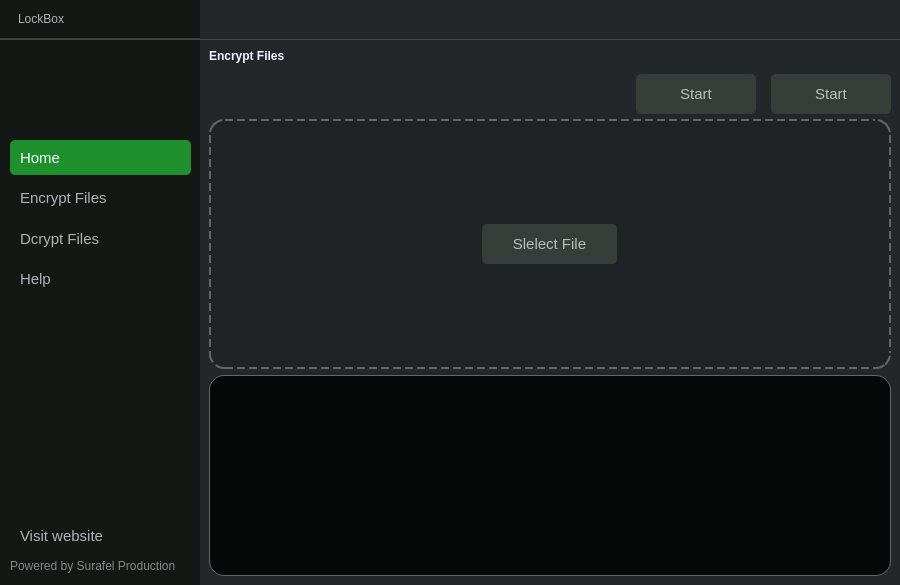
<?xml version="1.0" encoding="UTF-8"?>
<ui version="4.0">
 <class>MainWindow</class>
 <widget class="QMainWindow" name="MainWindow">
  <property name="geometry">
   <rect>
    <x>0</x>
    <y>0</y>
    <width>900</width>
    <height>585</height>
   </rect>
  </property>
  <property name="minimumSize">
   <size>
    <width>900</width>
    <height>585</height>
   </size>
  </property>
  <property name="maximumSize">
   <size>
    <width>900</width>
    <height>585</height>
   </size>
  </property>
  <property name="windowTitle">
   <string>MainWindow</string>
  </property>
  <property name="styleSheet">
   <string notr="true">background:#23272a;</string>
  </property>
  <widget class="QWidget" name="centralwidget">
   <property name="styleSheet">
    <string notr="true"/>
   </property>
   <layout class="QGridLayout" name="gridLayout">
    <property name="leftMargin">
     <number>0</number>
    </property>
    <property name="topMargin">
     <number>0</number>
    </property>
    <property name="rightMargin">
     <number>0</number>
    </property>
    <property name="bottomMargin">
     <number>0</number>
    </property>
    <property name="spacing">
     <number>0</number>
    </property>
    <item row="0" column="0">
     <widget class="QWidget" name="title_bar" native="true">
      <property name="minimumSize">
       <size>
        <width>900</width>
        <height>40</height>
       </size>
      </property>
      <property name="maximumSize">
       <size>
        <width>16777215</width>
        <height>40</height>
       </size>
      </property>
      <property name="styleSheet">
       <string notr="true">QWidget {
border-bottom: 1px solid rgba(102,102,102,0.5);
}
QPushButton {
background:  rgba(35,39,42,1);
color:white;
font: 700 14pt &quot;Segoe UI&quot;;
border:none;
}

QPushButton:hover {
background:  rgba(48,50,51,1);

}</string>
      </property>
      <layout class="QGridLayout" name="gridLayout_8">
       <property name="leftMargin">
        <number>0</number>
       </property>
       <property name="topMargin">
        <number>0</number>
       </property>
       <property name="rightMargin">
        <number>0</number>
       </property>
       <property name="bottomMargin">
        <number>0</number>
       </property>
       <property name="spacing">
        <number>0</number>
       </property>
       <item row="0" column="2">
        <layout class="QHBoxLayout" name="horizontalLayout">
         <item>
          <widget class="QPushButton" name="minimize_btn">
           <property name="minimumSize">
            <size>
             <width>45</width>
             <height>3</height>
            </size>
           </property>
           <property name="maximumSize">
            <size>
             <width>40</width>
             <height>39</height>
            </size>
           </property>
           <property name="styleSheet">
            <string notr="true"/>
           </property>
           <property name="text">
            <string/>
           </property>
           <property name="icon">
            <iconset resource="resources.qrc">
             <normaloff>:/icons/src/icons/subtract-line.png</normaloff>:/icons/src/icons/subtract-line.png</iconset>
           </property>
          </widget>
         </item>
         <item>
          <widget class="QPushButton" name="close_btn">
           <property name="minimumSize">
            <size>
             <width>45</width>
             <height>39</height>
            </size>
           </property>
           <property name="maximumSize">
            <size>
             <width>40</width>
             <height>39</height>
            </size>
           </property>
           <property name="styleSheet">
            <string notr="true">QPushButton:hover {
background:   rgba(227,25,25,1);

}</string>
           </property>
           <property name="text">
            <string/>
           </property>
           <property name="icon">
            <iconset resource="resources.qrc">
             <normaloff>:/icons/src/icons/close-large-line.png</normaloff>:/icons/src/icons/close-large-line.png</iconset>
           </property>
           <property name="iconSize">
            <size>
             <width>15</width>
             <height>15</height>
            </size>
           </property>
          </widget>
         </item>
        </layout>
       </item>
       <item row="0" column="0">
        <widget class="QLabel" name="label_12">
         <property name="minimumSize">
          <size>
           <width>200</width>
           <height>0</height>
          </size>
         </property>
         <property name="maximumSize">
          <size>
           <width>16777215</width>
           <height>40</height>
          </size>
         </property>
         <property name="styleSheet">
          <string notr="true">font: 16pt &quot;Segoe UI&quot;;
color:rgba(240, 247, 255,0.7);
background: #141815;
padding-left: 15px;</string>
         </property>
         <property name="text">
          <string>LockBox</string>
         </property>
        </widget>
       </item>
       <item row="0" column="1">
        <spacer name="horizontalSpacer">
         <property name="orientation">
          <enum>Qt::Orientation::Horizontal</enum>
         </property>
         <property name="sizeHint" stdset="0">
          <size>
           <width>599</width>
           <height>20</height>
          </size>
         </property>
        </spacer>
       </item>
      </layout>
     </widget>
    </item>
    <item row="1" column="0">
     <widget class="QStackedWidget" name="stack_1">
      <property name="styleSheet">
       <string notr="true">background:#23272a;</string>
      </property>
      <property name="currentIndex">
       <number>1</number>
      </property>
      <widget class="QWidget" name="loginpage">
       <widget class="QWidget" name="widget_2" native="true">
        <property name="geometry">
         <rect>
          <x>220</x>
          <y>40</y>
          <width>451</width>
          <height>321</height>
         </rect>
        </property>
        <property name="styleSheet">
         <string notr="true">
QWidget {
background:white;

}

QPushButton {
background:rgb(14, 59, 98);
color:white;
border-radius:5px;
}

QPushButton:hover {
background:rgba(14, 59, 98, 0.8);
}

QLineEdit {
}</string>
        </property>
        <widget class="QPushButton" name="pushButton_14">
         <property name="geometry">
          <rect>
           <x>140</x>
           <y>260</y>
           <width>179</width>
           <height>35</height>
          </rect>
         </property>
         <property name="minimumSize">
          <size>
           <width>0</width>
           <height>35</height>
          </size>
         </property>
         <property name="maximumSize">
          <size>
           <width>16777215</width>
           <height>30</height>
          </size>
         </property>
         <property name="styleSheet">
          <string notr="true"/>
         </property>
         <property name="text">
          <string>Continue</string>
         </property>
         <property name="checkable">
          <bool>true</bool>
         </property>
         <property name="autoExclusive">
          <bool>true</bool>
         </property>
        </widget>
        <widget class="QWidget" name="layoutWidget_2">
         <property name="geometry">
          <rect>
           <x>20</x>
           <y>100</y>
           <width>391</width>
           <height>131</height>
          </rect>
         </property>
         <layout class="QVBoxLayout" name="verticalLayout_3">
          <property name="spacing">
           <number>16</number>
          </property>
          <item>
           <widget class="QLineEdit" name="lineEdit_4">
            <property name="minimumSize">
             <size>
              <width>70</width>
              <height>30</height>
             </size>
            </property>
            <property name="styleSheet">
             <string notr="true">background:white;
padding-left:10px;
</string>
            </property>
            <property name="placeholderText">
             <string>Username</string>
            </property>
           </widget>
          </item>
          <item>
           <widget class="QLineEdit" name="lineEdit_5">
            <property name="minimumSize">
             <size>
              <width>70</width>
              <height>30</height>
             </size>
            </property>
            <property name="styleSheet">
             <string notr="true">background:white;
padding-left:10px;</string>
            </property>
            <property name="placeholderText">
             <string>Email</string>
            </property>
           </widget>
          </item>
          <item>
           <widget class="QLineEdit" name="lineEdit_8">
            <property name="minimumSize">
             <size>
              <width>70</width>
              <height>30</height>
             </size>
            </property>
            <property name="styleSheet">
             <string notr="true">background:white;
padding-left:10px;</string>
            </property>
            <property name="placeholderText">
             <string>Password</string>
            </property>
           </widget>
          </item>
         </layout>
        </widget>
        <widget class="QLabel" name="label_11">
         <property name="geometry">
          <rect>
           <x>90</x>
           <y>40</y>
           <width>291</width>
           <height>31</height>
          </rect>
         </property>
         <property name="styleSheet">
          <string notr="true">font: 300 16pt &quot;Segoe UI&quot;;</string>
         </property>
         <property name="text">
          <string>Credentials for decrypting a file</string>
         </property>
        </widget>
       </widget>
      </widget>
      <widget class="QWidget" name="mainpage">
       <layout class="QGridLayout" name="gridLayout_2">
        <property name="leftMargin">
         <number>0</number>
        </property>
        <property name="topMargin">
         <number>0</number>
        </property>
        <property name="rightMargin">
         <number>0</number>
        </property>
        <property name="bottomMargin">
         <number>0</number>
        </property>
        <property name="spacing">
         <number>0</number>
        </property>
        <item row="0" column="0">
         <widget class="QWidget" name="widget_4" native="true">
          <property name="maximumSize">
           <size>
            <width>200</width>
            <height>550</height>
           </size>
          </property>
          <property name="styleSheet">
           <string notr="true">QWidget {
background: #141815;
}
QPushButton {
		text-align:left;
color:rgba(240, 247, 255,0.7);
         font-size:15px;
		padding-left: 15px;
padding: 7px 10px;
border:none
}
QPushButton:checked {
background-color: rgba(32,144,46,1);
border-radius:5px;
color:rgba(240, 247, 255, 1);

}
QPushButton:hover {
background-color:rgba(240, 247, 255,0.1);
}</string>
          </property>
          <widget class="QLabel" name="label_13">
           <property name="geometry">
            <rect>
             <x>10</x>
             <y>510</y>
             <width>181</width>
             <height>31</height>
            </rect>
           </property>
           <property name="styleSheet">
            <string notr="true">color:rgba(240, 247, 255,0.5);</string>
           </property>
           <property name="text">
            <string>Powered by Surafel Production</string>
           </property>
          </widget>
          <widget class="QPushButton" name="visit_website_btn">
           <property name="geometry">
            <rect>
             <x>10</x>
             <y>480</y>
             <width>179</width>
             <height>31</height>
            </rect>
           </property>
           <property name="maximumSize">
            <size>
             <width>16777215</width>
             <height>40</height>
            </size>
           </property>
           <property name="styleSheet">
            <string notr="true"/>
           </property>
           <property name="text">
            <string>Visit website</string>
           </property>
           <property name="icon">
            <iconset resource="resources.qrc">
             <normaloff>:/icons/src/icons/links-line.png</normaloff>:/icons/src/icons/links-line.png</iconset>
           </property>
           <property name="checkable">
            <bool>false</bool>
           </property>
           <property name="autoExclusive">
            <bool>true</bool>
           </property>
          </widget>
          <widget class="QWidget" name="layoutWidget_4">
           <property name="geometry">
            <rect>
             <x>10</x>
             <y>100</y>
             <width>181</width>
             <height>156</height>
            </rect>
           </property>
           <layout class="QVBoxLayout" name="verticalLayout_2">
            <item>
             <widget class="QPushButton" name="homepage_btn">
              <property name="maximumSize">
               <size>
                <width>16777215</width>
                <height>40</height>
               </size>
              </property>
              <property name="mouseTracking">
               <bool>true</bool>
              </property>
              <property name="styleSheet">
               <string notr="true"/>
              </property>
              <property name="text">
               <string>Home</string>
              </property>
              <property name="icon">
               <iconset resource="resources.qrc">
                <normaloff>:/icons/src/icons/home.png</normaloff>:/icons/src/icons/home.png</iconset>
              </property>
              <property name="checkable">
               <bool>true</bool>
              </property>
              <property name="checked">
               <bool>true</bool>
              </property>
              <property name="autoExclusive">
               <bool>true</bool>
              </property>
             </widget>
            </item>
            <item>
             <widget class="QPushButton" name="encryptpage_btn">
              <property name="maximumSize">
               <size>
                <width>16777215</width>
                <height>40</height>
               </size>
              </property>
              <property name="styleSheet">
               <string notr="true"/>
              </property>
              <property name="text">
               <string>Encrypt Files</string>
              </property>
              <property name="icon">
               <iconset resource="resources.qrc">
                <normaloff>:/icons/src/icons/lock.png</normaloff>:/icons/src/icons/lock.png</iconset>
              </property>
              <property name="checkable">
               <bool>true</bool>
              </property>
              <property name="autoExclusive">
               <bool>true</bool>
              </property>
             </widget>
            </item>
            <item>
             <widget class="QPushButton" name="dcryptpage_btn">
              <property name="maximumSize">
               <size>
                <width>16777215</width>
                <height>40</height>
               </size>
              </property>
              <property name="styleSheet">
               <string notr="true"/>
              </property>
              <property name="text">
               <string>Dcrypt Files</string>
              </property>
              <property name="icon">
               <iconset resource="resources.qrc">
                <normaloff>:/icons/src/icons/unlock.png</normaloff>:/icons/src/icons/unlock.png</iconset>
              </property>
              <property name="checkable">
               <bool>true</bool>
              </property>
              <property name="autoExclusive">
               <bool>true</bool>
              </property>
             </widget>
            </item>
            <item>
             <widget class="QPushButton" name="helppage_btn">
              <property name="maximumSize">
               <size>
                <width>16777215</width>
                <height>40</height>
               </size>
              </property>
              <property name="styleSheet">
               <string notr="true"/>
              </property>
              <property name="text">
               <string>Help</string>
              </property>
              <property name="icon">
               <iconset resource="resources.qrc">
                <normaloff>:/icons/src/icons/help.png</normaloff>:/icons/src/icons/help.png</iconset>
              </property>
              <property name="checkable">
               <bool>true</bool>
              </property>
              <property name="autoExclusive">
               <bool>true</bool>
              </property>
             </widget>
            </item>
           </layout>
          </widget>
         </widget>
        </item>
        <item row="0" column="1">
         <widget class="QStackedWidget" name="stack_2">
          <property name="maximumSize">
           <size>
            <width>700</width>
            <height>550</height>
           </size>
          </property>
          <property name="styleSheet">
           <string notr="true">

QStackedWidget {
background: rgba(35,39,42,1);

}

QWidget {
background: rgba(35,39,42,1);
border-radius:15px;
}

QLabel {
background:transparent;
}



QLineEdit {
border-radius:5px;
border: 1px solid rgba(102,102,102,1);
background: rgba(35,39,42,1);
padding-left: 15px;
color: white;
}

/*  QTextEdit Styles */
QTextEdit {
border-radius:5px;
border: 1px solid rgba(102,102,102,1);
background: rgba(35,39,42,1);
padding-left: 15px;
color: white;
}

    QTextEdit QScrollBar:vertical {
        width: 10px; /* Decrease the width of the scrollbar */
        background:  rgba(35,39,42,1); /* Set the background color to black */
    }
    QTextEdit QScrollBar:handle:vertical {
        background: rgba(102,102,102,1); /* Handle color - dark gray */
        border-radius: 5px; /* Optional rounded corners */
    }
    QTextEdit QScrollBar:add-line:vertical, QTextEdit QScrollBar:sub-line:vertical {
        border: none; /* Hide the add/sub buttons */
    }
    QTextEdit QScrollBar:up-arrow:vertical, QTextEdit QScrollBar:down-arrow:vertical {
        border: none;
        background: none;
    }</string>
          </property>
          <property name="currentIndex">
           <number>3</number>
          </property>
          <widget class="QWidget" name="homepage">
           <layout class="QGridLayout" name="gridLayout_9">
            <property name="leftMargin">
             <number>0</number>
            </property>
            <property name="topMargin">
             <number>0</number>
            </property>
            <property name="rightMargin">
             <number>0</number>
            </property>
            <property name="bottomMargin">
             <number>0</number>
            </property>
            <property name="spacing">
             <number>0</number>
            </property>
            <item row="0" column="0">
             <widget class="QScrollArea" name="scrollArea">
              <property name="widgetResizable">
               <bool>true</bool>
              </property>
              <widget class="QWidget" name="scrollAreaWidgetContents">
               <property name="geometry">
                <rect>
                 <x>0</x>
                 <y>0</y>
                 <width>700</width>
                 <height>545</height>
                </rect>
               </property>
               <widget class="QLabel" name="label_14">
                <property name="geometry">
                 <rect>
                  <x>20</x>
                  <y>30</y>
                  <width>351</width>
                  <height>31</height>
                 </rect>
                </property>
                <property name="styleSheet">
                 <string notr="true">font: 16pt &quot;Segoe UI&quot;;
color:rgba(240, 247, 255,1);
background:transparent;</string>
                </property>
                <property name="text">
                 <string>Encrypt Files and Increase your safty</string>
                </property>
               </widget>
               <widget class="QFrame" name="frame_5">
                <property name="geometry">
                 <rect>
                  <x>30</x>
                  <y>120</y>
                  <width>201</width>
                  <height>131</height>
                 </rect>
                </property>
                <property name="styleSheet">
                 <string notr="true">background-color: rgba(32,144,46,0.5);
</string>
                </property>
                <property name="frameShape">
                 <enum>QFrame::Shape::NoFrame</enum>
                </property>
                <widget class="QLabel" name="label_19">
                 <property name="geometry">
                  <rect>
                   <x>10</x>
                   <y>10</y>
                   <width>121</width>
                   <height>31</height>
                  </rect>
                 </property>
                 <property name="styleSheet">
                  <string notr="true">font: 12pt &quot;Segoe UI&quot;;
color:rgba(240, 247, 255,1);
background:transparent;
font-weight:bold;</string>
                 </property>
                 <property name="text">
                  <string>Encrypted Files</string>
                 </property>
                </widget>
                <widget class="QLabel" name="label_25">
                 <property name="geometry">
                  <rect>
                   <x>10</x>
                   <y>50</y>
                   <width>51</width>
                   <height>21</height>
                  </rect>
                 </property>
                 <property name="styleSheet">
                  <string notr="true">border-radius:0px;
background:transparent;
font: 20pt &quot;Segoe UI&quot;;
font-weight:bold;</string>
                 </property>
                 <property name="text">
                  <string>50</string>
                 </property>
                </widget>
               </widget>
               <widget class="QFrame" name="frame_8">
                <property name="geometry">
                 <rect>
                  <x>30</x>
                  <y>270</y>
                  <width>661</width>
                  <height>181</height>
                 </rect>
                </property>
                <property name="styleSheet">
                 <string notr="true">background:white;</string>
                </property>
                <property name="frameShape">
                 <enum>QFrame::Shape::NoFrame</enum>
                </property>
                <widget class="QLabel" name="label_26">
                 <property name="geometry">
                  <rect>
                   <x>20</x>
                   <y>20</y>
                   <width>141</width>
                   <height>21</height>
                  </rect>
                 </property>
                 <property name="styleSheet">
                  <string notr="true">font: 16pt &quot;Segoe UI&quot;;
color:black;</string>
                 </property>
                 <property name="text">
                  <string>How it works?</string>
                 </property>
                </widget>
               </widget>
               <widget class="QFrame" name="frame_6">
                <property name="geometry">
                 <rect>
                  <x>260</x>
                  <y>120</y>
                  <width>201</width>
                  <height>131</height>
                 </rect>
                </property>
                <property name="styleSheet">
                 <string notr="true">background:rgba(69, 72, 208, 0.5)</string>
                </property>
                <property name="frameShape">
                 <enum>QFrame::Shape::NoFrame</enum>
                </property>
                <widget class="QLabel" name="label_27">
                 <property name="geometry">
                  <rect>
                   <x>10</x>
                   <y>10</y>
                   <width>121</width>
                   <height>31</height>
                  </rect>
                 </property>
                 <property name="styleSheet">
                  <string notr="true">font: 12pt &quot;Segoe UI&quot;;
color:rgba(240, 247, 255,1);
background:transparent;
font-weight:bold;</string>
                 </property>
                 <property name="text">
                  <string>File Type</string>
                 </property>
                </widget>
                <widget class="QLabel" name="label_28">
                 <property name="geometry">
                  <rect>
                   <x>10</x>
                   <y>50</y>
                   <width>51</width>
                   <height>21</height>
                  </rect>
                 </property>
                 <property name="styleSheet">
                  <string notr="true">border-radius:0px;
background:transparent;
font: 18pt &quot;Segoe UI&quot;;
font-weight:bold;</string>
                 </property>
                 <property name="text">
                  <string>2</string>
                 </property>
                </widget>
               </widget>
               <widget class="QFrame" name="frame_7">
                <property name="geometry">
                 <rect>
                  <x>490</x>
                  <y>120</y>
                  <width>201</width>
                  <height>131</height>
                 </rect>
                </property>
                <property name="styleSheet">
                 <string notr="true">background:rgba(189, 13, 1, 0.5)</string>
                </property>
                <property name="frameShape">
                 <enum>QFrame::Shape::NoFrame</enum>
                </property>
                <widget class="QLabel" name="label_29">
                 <property name="geometry">
                  <rect>
                   <x>20</x>
                   <y>10</y>
                   <width>121</width>
                   <height>31</height>
                  </rect>
                 </property>
                 <property name="styleSheet">
                  <string notr="true">font: 12pt &quot;Segoe UI&quot;;
color:rgba(240, 247, 255,1);
background:transparent;
font-weight:bold;</string>
                 </property>
                 <property name="text">
                  <string>File Type</string>
                 </property>
                </widget>
               </widget>
               <widget class="QLabel" name="label_30">
                <property name="geometry">
                 <rect>
                  <x>40</x>
                  <y>470</y>
                  <width>561</width>
                  <height>31</height>
                 </rect>
                </property>
                <property name="styleSheet">
                 <string notr="true">font: 12pt &quot;Segoe UI&quot;;
color:black;
background:transparent;</string>
                </property>
                <property name="text">
                 <string>Encrypt Images, Audio, Video, Documents, Folders and Files.</string>
                </property>
               </widget>
              </widget>
             </widget>
            </item>
           </layout>
          </widget>
          <widget class="QWidget" name="helppage">
           <widget class="QTextEdit" name="help_message_input">
            <property name="geometry">
             <rect>
              <x>10</x>
              <y>220</y>
              <width>500</width>
              <height>200</height>
             </rect>
            </property>
            <property name="styleSheet">
             <string notr="true"/>
            </property>
           </widget>
           <widget class="QPushButton" name="help_send_btn">
            <property name="geometry">
             <rect>
              <x>10</x>
              <y>460</y>
              <width>179</width>
              <height>40</height>
             </rect>
            </property>
            <property name="minimumSize">
             <size>
              <width>0</width>
              <height>40</height>
             </size>
            </property>
            <property name="maximumSize">
             <size>
              <width>16777215</width>
              <height>40</height>
             </size>
            </property>
            <property name="styleSheet">
             <string notr="true">QPushButton {
		text-align:left;
color:rgba(240, 247, 255,0.7);
         font-size:15px;
padding: 7px 10px;
border:none;
border-radius:5px;
background-color: rgba(32,144,46,1);
}
QPushButton:hover {
background-color:rgba(240, 247, 255,0.1);
}</string>
            </property>
            <property name="text">
             <string>Send Message</string>
            </property>
            <property name="checkable">
             <bool>true</bool>
            </property>
            <property name="autoExclusive">
             <bool>true</bool>
            </property>
           </widget>
           <widget class="QLabel" name="label_20">
            <property name="geometry">
             <rect>
              <x>10</x>
              <y>10</y>
              <width>611</width>
              <height>31</height>
             </rect>
            </property>
            <property name="styleSheet">
             <string notr="true">font: 16pt &quot;Segoe UI&quot;;
color:rgba(240, 247, 255, 1);
background:transparent;</string>
            </property>
            <property name="text">
             <string>Please Tell us the help you need and we will respond to you.</string>
            </property>
           </widget>
           <widget class="QLineEdit" name="halp_first_name_input">
            <property name="geometry">
             <rect>
              <x>10</x>
              <y>120</y>
              <width>231</width>
              <height>30</height>
             </rect>
            </property>
            <property name="minimumSize">
             <size>
              <width>20</width>
              <height>0</height>
             </size>
            </property>
            <property name="styleSheet">
             <string notr="true"/>
            </property>
            <property name="placeholderText">
             <string>Full Name</string>
            </property>
           </widget>
           <widget class="QLineEdit" name="help_phone_input">
            <property name="geometry">
             <rect>
              <x>10</x>
              <y>170</y>
              <width>281</width>
              <height>30</height>
             </rect>
            </property>
            <property name="minimumSize">
             <size>
              <width>20</width>
              <height>0</height>
             </size>
            </property>
            <property name="styleSheet">
             <string notr="true"/>
            </property>
            <property name="placeholderText">
             <string>Phone Number</string>
            </property>
           </widget>
          </widget>
          <widget class="QWidget" name="dcryptpage">
           <widget class="QPushButton" name="encrypt_select_file">
            <property name="geometry">
             <rect>
              <x>10</x>
              <y>500</y>
              <width>179</width>
              <height>30</height>
             </rect>
            </property>
            <property name="maximumSize">
             <size>
              <width>16777215</width>
              <height>40</height>
             </size>
            </property>
            <property name="styleSheet">
             <string notr="true">background:rgb(14, 59, 98);
color:white;
border-radius:5px;</string>
            </property>
            <property name="text">
             <string>Select File</string>
            </property>
            <property name="checkable">
             <bool>true</bool>
            </property>
            <property name="autoExclusive">
             <bool>true</bool>
            </property>
           </widget>
           <widget class="QPushButton" name="encrypt_start_btn">
            <property name="geometry">
             <rect>
              <x>500</x>
              <y>500</y>
              <width>179</width>
              <height>30</height>
             </rect>
            </property>
            <property name="maximumSize">
             <size>
              <width>16777215</width>
              <height>40</height>
             </size>
            </property>
            <property name="styleSheet">
             <string notr="true">background:rgb(14, 59, 98);
color:white;
border-radius:5px;</string>
            </property>
            <property name="text">
             <string>Start</string>
            </property>
            <property name="checkable">
             <bool>true</bool>
            </property>
            <property name="autoExclusive">
             <bool>true</bool>
            </property>
           </widget>
           <widget class="QLabel" name="label_24">
            <property name="geometry">
             <rect>
              <x>10</x>
              <y>10</y>
              <width>311</width>
              <height>31</height>
             </rect>
            </property>
            <property name="styleSheet">
             <string notr="true">font: 16pt &quot;Segoe UI&quot;;
color:rgb(240, 247, 255);
background:transparent;
font-weight:bold;</string>
            </property>
            <property name="text">
             <string>Decrypt Files</string>
            </property>
           </widget>
          </widget>
          <widget class="QWidget" name="encryptpage">
           <layout class="QGridLayout" name="gridLayout_3">
            <item row="2" column="0" colspan="2">
             <widget class="QTextEdit" name="dcrypt_logs">
              <property name="styleSheet">
               <string notr="true">background:rgba(0,0,0,0.8);
border-radius:15px;
color:rgba(255, 255, 255, 0.8);
font: 11pt &quot;Segoe UI&quot;;</string>
              </property>
             </widget>
            </item>
            <item row="1" column="0" colspan="2">
             <widget class="QFrame" name="frame">
              <property name="minimumSize">
               <size>
                <width>0</width>
                <height>300</height>
               </size>
              </property>
              <property name="styleSheet">
               <string notr="true">QPushButton {
		text-align:center;
color:rgba(240, 247, 255,0.7);
         font-size:15px;
		padding-left: 15px;
padding: 7px 10px;
border:none;
background-color: rgba(55, 61, 56, 1);
}

QPushButton:hover {
background-color:rgba(240, 247, 255,0.1);
}</string>
              </property>
              <property name="frameShape">
               <enum>QFrame::Shape::StyledPanel</enum>
              </property>
              <property name="frameShadow">
               <enum>QFrame::Shadow::Raised</enum>
              </property>
              <layout class="QGridLayout" name="gridLayout_4">
               <property name="leftMargin">
                <number>0</number>
               </property>
               <property name="topMargin">
                <number>0</number>
               </property>
               <property name="rightMargin">
                <number>0</number>
               </property>
               <property name="bottomMargin">
                <number>0</number>
               </property>
               <property name="spacing">
                <number>0</number>
               </property>
               <item row="1" column="0" alignment="Qt::AlignmentFlag::AlignRight">
                <widget class="QFrame" name="frame_2">
                 <property name="maximumSize">
                  <size>
                   <width>16777215</width>
                   <height>50</height>
                  </size>
                 </property>
                 <property name="frameShape">
                  <enum>QFrame::Shape::StyledPanel</enum>
                 </property>
                 <property name="frameShadow">
                  <enum>QFrame::Shadow::Raised</enum>
                 </property>
                 <layout class="QGridLayout" name="gridLayout_7">
                  <property name="leftMargin">
                   <number>0</number>
                  </property>
                  <property name="topMargin">
                   <number>0</number>
                  </property>
                  <property name="rightMargin">
                   <number>0</number>
                  </property>
                  <property name="bottomMargin">
                   <number>0</number>
                  </property>
                  <property name="horizontalSpacing">
                   <number>15</number>
                  </property>
                  <property name="verticalSpacing">
                   <number>0</number>
                  </property>
                  <item row="0" column="0">
                   <widget class="QPushButton" name="dcrypt_start_btn">
                    <property name="minimumSize">
                     <size>
                      <width>120</width>
                      <height>0</height>
                     </size>
                    </property>
                    <property name="maximumSize">
                     <size>
                      <width>120</width>
                      <height>40</height>
                     </size>
                    </property>
                    <property name="styleSheet">
                     <string notr="true">border-radius:5px;</string>
                    </property>
                    <property name="text">
                     <string>Start</string>
                    </property>
                    <property name="checkable">
                     <bool>true</bool>
                    </property>
                    <property name="autoExclusive">
                     <bool>true</bool>
                    </property>
                   </widget>
                  </item>
                  <item row="0" column="1">
                   <widget class="QPushButton" name="homepage_btn_2">
                    <property name="minimumSize">
                     <size>
                      <width>120</width>
                      <height>0</height>
                     </size>
                    </property>
                    <property name="maximumSize">
                     <size>
                      <width>120</width>
                      <height>40</height>
                     </size>
                    </property>
                    <property name="mouseTracking">
                     <bool>true</bool>
                    </property>
                    <property name="styleSheet">
                     <string notr="true">border-radius:5px;</string>
                    </property>
                    <property name="text">
                     <string>Start</string>
                    </property>
                    <property name="icon">
                     <iconset resource="resources.qrc">
                      <normaloff>:/icons/src/icons/home.png</normaloff>:/icons/src/icons/home.png</iconset>
                    </property>
                    <property name="checkable">
                     <bool>true</bool>
                    </property>
                    <property name="checked">
                     <bool>true</bool>
                    </property>
                    <property name="autoExclusive">
                     <bool>true</bool>
                    </property>
                   </widget>
                  </item>
                 </layout>
                </widget>
               </item>
               <item row="2" column="0">
                <widget class="QFrame" name="frame_3">
                 <property name="frameShape">
                  <enum>QFrame::Shape::StyledPanel</enum>
                 </property>
                 <property name="frameShadow">
                  <enum>QFrame::Shadow::Raised</enum>
                 </property>
                 <layout class="QGridLayout" name="gridLayout_5">
                  <property name="leftMargin">
                   <number>0</number>
                  </property>
                  <property name="topMargin">
                   <number>0</number>
                  </property>
                  <property name="rightMargin">
                   <number>0</number>
                  </property>
                  <property name="bottomMargin">
                   <number>0</number>
                  </property>
                  <property name="spacing">
                   <number>0</number>
                  </property>
                  <item row="0" column="0">
                   <widget class="QFrame" name="frame_4">
                    <property name="styleSheet">
                     <string notr="true">QFrame {
background: rgba(0,0,0,0.1);
border: 2px dashed rgba(102, 102, 102, 1);

}</string>
                    </property>
                    <property name="frameShape">
                     <enum>QFrame::Shape::StyledPanel</enum>
                    </property>
                    <property name="frameShadow">
                     <enum>QFrame::Shadow::Raised</enum>
                    </property>
                    <layout class="QGridLayout" name="gridLayout_6">
                     <item row="0" column="0">
                      <widget class="QPushButton" name="dcrypt_select_file">
                       <property name="minimumSize">
                        <size>
                         <width>135</width>
                         <height>0</height>
                        </size>
                       </property>
                       <property name="maximumSize">
                        <size>
                         <width>135</width>
                         <height>40</height>
                        </size>
                       </property>
                       <property name="styleSheet">
                        <string notr="true">border-radius:5px;</string>
                       </property>
                       <property name="text">
                        <string>Slelect File</string>
                       </property>
                       <property name="checkable">
                        <bool>true</bool>
                       </property>
                       <property name="autoExclusive">
                        <bool>true</bool>
                       </property>
                      </widget>
                     </item>
                    </layout>
                   </widget>
                  </item>
                 </layout>
                </widget>
               </item>
              </layout>
             </widget>
            </item>
            <item row="0" column="0">
             <widget class="QLabel" name="label_21">
              <property name="styleSheet">
               <string notr="true">font: 16pt &quot;Segoe UI&quot;;
color:rgb(240, 247, 255);
background:transparent;
font-weight:bold;</string>
              </property>
              <property name="text">
               <string>Encrypt Files</string>
              </property>
             </widget>
            </item>
           </layout>
          </widget>
         </widget>
        </item>
       </layout>
      </widget>
     </widget>
    </item>
   </layout>
  </widget>
  <action name="actionNew">
   <property name="text">
    <string>New</string>
   </property>
  </action>
  <action name="actionFiles">
   <property name="text">
    <string>Image</string>
   </property>
  </action>
  <action name="actionFolders">
   <property name="text">
    <string>Video</string>
   </property>
  </action>
  <action name="actionSave">
   <property name="text">
    <string>Save</string>
   </property>
  </action>
  <action name="actionSave_As">
   <property name="text">
    <string>Save As</string>
   </property>
  </action>
  <action name="actionClose">
   <property name="text">
    <string>Close</string>
   </property>
  </action>
  <action name="actionQuit">
   <property name="text">
    <string>Quit</string>
   </property>
  </action>
  <action name="actionImages">
   <property name="text">
    <string>Audio</string>
   </property>
  </action>
  <action name="actionViedos">
   <property name="text">
    <string>Folder</string>
   </property>
  </action>
  <action name="actionOther">
   <property name="text">
    <string>Other</string>
   </property>
  </action>
  <action name="actionGet_Key">
   <property name="text">
    <string>Key</string>
   </property>
  </action>
  <action name="actionNew_Key">
   <property name="text">
    <string>New Key</string>
   </property>
  </action>
  <action name="actionGet_Help">
   <property name="text">
    <string>Get Help</string>
   </property>
  </action>
 </widget>
 <resources>
  <include location="resources.qrc"/>
 </resources>
 <connections>
  <connection>
   <sender>minimize_btn</sender>
   <signal>clicked()</signal>
   <receiver>MainWindow</receiver>
   <slot>showMinimized()</slot>
   <hints>
    <hint type="sourcelabel">
     <x>839</x>
     <y>23</y>
    </hint>
    <hint type="destinationlabel">
     <x>940</x>
     <y>84</y>
    </hint>
   </hints>
  </connection>
  <connection>
   <sender>close_btn</sender>
   <signal>clicked()</signal>
   <receiver>MainWindow</receiver>
   <slot>close()</slot>
   <hints>
    <hint type="sourcelabel">
     <x>881</x>
     <y>19</y>
    </hint>
    <hint type="destinationlabel">
     <x>926</x>
     <y>77</y>
    </hint>
   </hints>
  </connection>
 </connections>
</ui>
